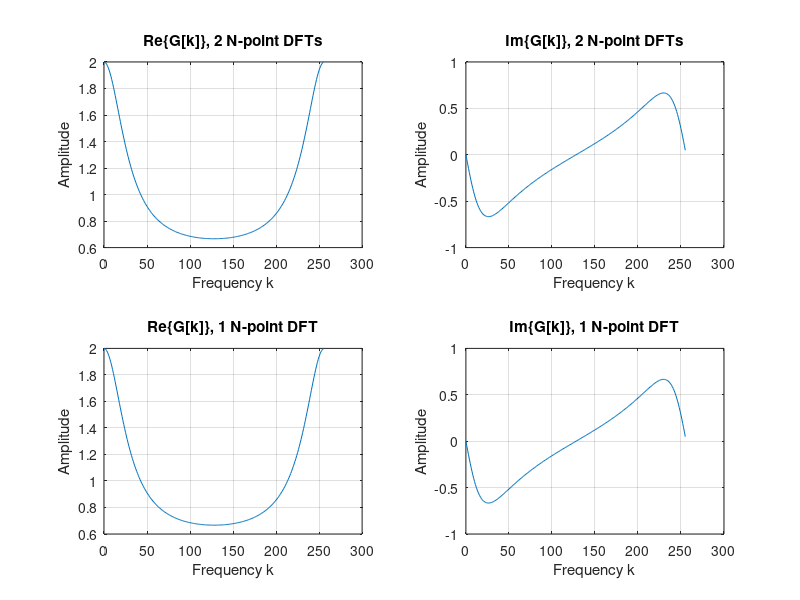

This chart was generated by the following MATLAB code: (Note: this script raises an error after producing the figure.)
% Q3.24
% Compute the N-point DFT of two length-N real sequences using a single
% N-point DFT and compare result by computing directly the two N-point DFTs
% Brian R. Greene
clc
clear
clf

%% Calculations
% setup inputs
N = 256;
n = 0:N-1;
g = (0.5).^n;
h = (-0.1).^n;
x = g + 1i*h; % combine

% calculate FFT
G = fft(g);
H = fft(h);
X = fft(x);

% G[k] = 0.5(X[k] + X*[<-k>_N])
% H[k] = (1/2j)(X[k] - X*[<-k>_N])
Xconj = conj(X);
XconjModular = [Xconj(1) fliplr(Xconj(2:N))];
G2 = 0.5 * (X + XconjModular);
H2 = (1/(2*1i)) * (X - XconjModular);

%% Plot G
% plot real and imaginary parts of G = fft(g)
figure(1)
subplot(2,2,1)
plot(n, real(G))
grid on
xlabel('Frequency k')
ylabel('Amplitude')
title('Re\{G[k]\}, 2 N-point DFTs')

subplot(2,2,2)
plot(n, imag(G))
grid on
xlabel('Frequency k')
ylabel('Amplitude')
title('Im\{G[k]\}, 2 N-point DFTs')

% plot real and imaginary parts of G from 1 N-point DFT
subplot(2,2,3)
plot(n, real(G2))
grid on
xlabel('Frequency k')
ylabel('Amplitude')
title('Re\{G[k]\}, 1 N-point DFT')

subplot(2,2,4)
plot(n, imag(G2))
grid on
xlabel('Frequency k')
ylabel('Amplitude')
title('Im\{G[k]\}, 1 N-point DFT')

suptitle('G[k] = DFT\{g[n]\} = DFT\{0.5^n\}')
%% Plot H
% plot real and imaginary parts of H = fft(h)
figure(2)
subplot(2,2,1)
plot(n, real(H))
grid on
xlabel('Frequency k')
ylabel('Amplitude')
title('Re\{H[k]\}, 2 N-point DFTs')

subplot(2,2,2)
plot(n, imag(H))
grid on
xlabel('Frequency k')
ylabel('Amplitude')
title('Im\{H[k]\}, 2 N-point DFTs')

% plot real and imaginary parts of H from 1 N-point DFT
subplot(2,2,3)
plot(n, real(H2))
grid on
xlabel('Frequency k')
ylabel('Amplitude')
title('Re\{H[k]\}, 1 N-point DFT')

subplot(2,2,4)
plot(n, imag(H2))
grid on
xlabel('Frequency k')
ylabel('Amplitude')
title('Im\{H[k]\}, 1 N-point DFT')

suptitle('H[k] = DFT\{h[n]\} = DFT\{(-0.1)^n\}')
